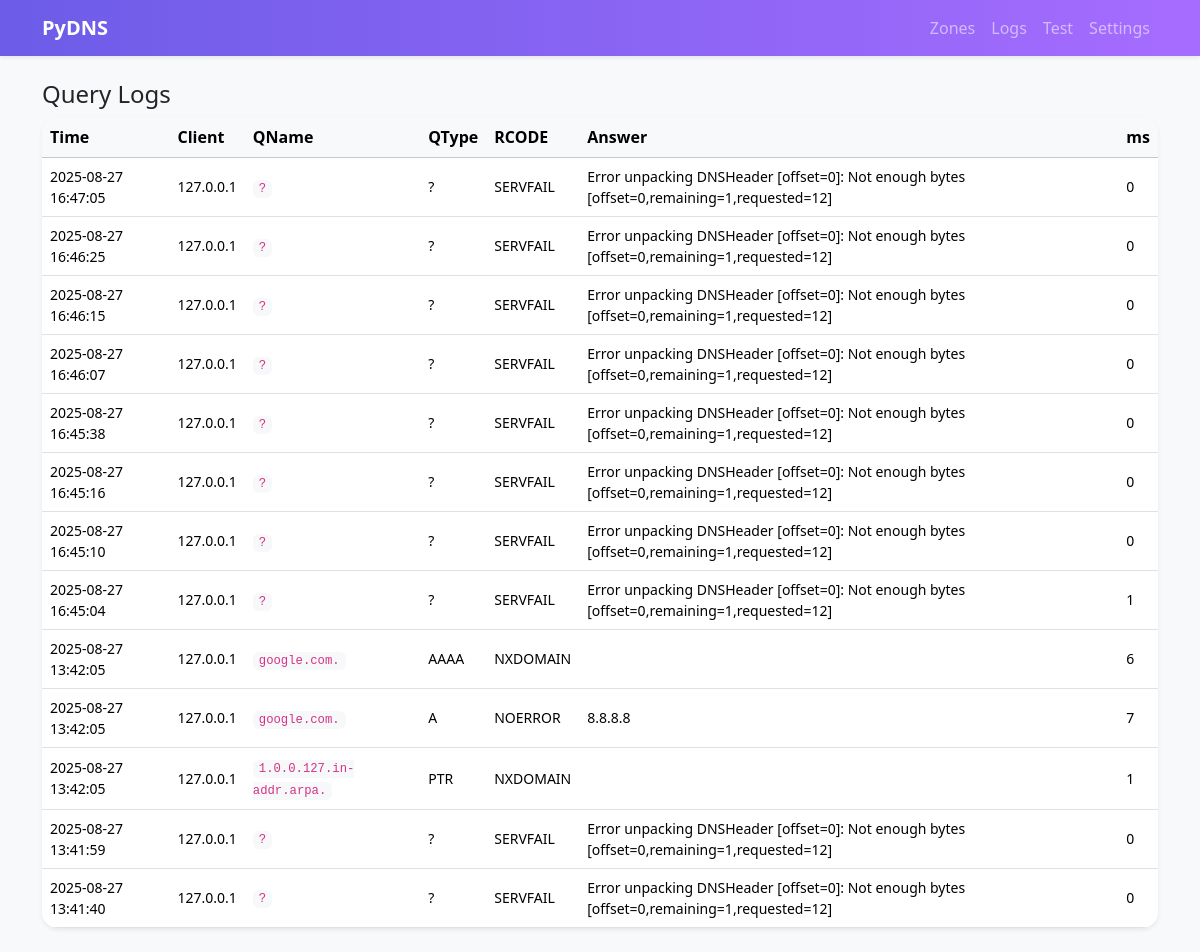
Page /logs on the committed database.
### tables this page shows
CREATE TABLE logs(
            id INTEGER PRIMARY KEY AUTOINCREMENT,
            ts DATETIME DEFAULT CURRENT_TIMESTAMP,
            client_ip TEXT,
            qname TEXT,
            qtype TEXT,
            rcode TEXT,
            answer TEXT,
            duration_ms INTEGER
        );

### app.py (the view)
@app.route("/logs")
def logs():
    conn = get_db()
    rows = conn.execute("SELECT * FROM logs ORDER BY id DESC LIMIT 200").fetchall()
    return render_template("logs.html", rows=rows)

### app.py (called while the page is built)
def get_db():
    conn = sqlite3.connect(DB_PATH, check_same_thread=False)
    conn.row_factory = sqlite3.Row
    return conn

### templates/logs.html (shortened to what this page needs)
{% extends "base.html" %}
{% block content %}
<h1 class="h4">Query Logs</h1>
<div class="bg-white rounded-3 shadow-sm p-0 overflow-hidden">
<table class="table table-hover align-middle mb-0" id="logtable">
  <thead class="table-light">
    <tr><th>Time</th><th>Client</th><th>QName</th><th>QType</th><th>RCODE</th><th>Answer</th><th>ms</th></tr>
  </thead>
  <tbody>
    {% for r in rows %}
    <tr>
      <td class="small">{{ r.ts }}</td>
      <td class="small">{{ r.client_ip }}</td>
      <td class="small"><code>{{ r.qname }}</code></td>
      <td class="small">{{ r.qtype }}</td>
      <td class="small">{{ r.rcode }}</td>
      <td class="small">{{ r.answer }}</td>
      <td class="small">{{ r.duration_ms }}</td>
    </tr>
    {% endfor %}
  </tbody>
</table>
</div>
{% endblock %}

### static/styles.css (style rules this page uses)
body { --bs-primary: #6c5ce7; }
.card, .toast, .bg-white { border-radius: 1rem !important; }
code { background: #f6f8fa; padding: 2px 6px; border-radius: 6px; }

### rows in the picture
logs: ts "2025-08-27 16:47:05", client_ip "127.0.0.1", qname "?", qtype "?", rcode "SERVFAIL", answer "Error unpacking DNSHeader [offset=0]: Not enough bytes [offset=0,remaining=1,requested=12]", duration_ms "0"
logs: ts "2025-08-27 16:46:25", client_ip "127.0.0.1", qname "?", qtype "?", rcode "SERVFAIL", answer "Error unpacking DNSHeader [offset=0]: Not enough bytes [offset=0,remaining=1,requested=12]", duration_ms "0"
logs: ts "2025-08-27 16:46:15", client_ip "127.0.0.1", qname "?", qtype "?", rcode "SERVFAIL", answer "Error unpacking DNSHeader [offset=0]: Not enough bytes [offset=0,remaining=1,requested=12]", duration_ms "0"
logs: ts "2025-08-27 16:46:07", client_ip "127.0.0.1", qname "?", qtype "?", rcode "SERVFAIL", answer "Error unpacking DNSHeader [offset=0]: Not enough bytes [offset=0,remaining=1,requested=12]", duration_ms "0"
logs: ts "2025-08-27 16:45:38", client_ip "127.0.0.1", qname "?", qtype "?", rcode "SERVFAIL", answer "Error unpacking DNSHeader [offset=0]: Not enough bytes [offset=0,remaining=1,requested=12]", duration_ms "0"
logs: ts "2025-08-27 16:45:16", client_ip "127.0.0.1", qname "?", qtype "?", rcode "SERVFAIL", answer "Error unpacking DNSHeader [offset=0]: Not enough bytes [offset=0,remaining=1,requested=12]", duration_ms "0"
logs: ts "2025-08-27 16:45:10", client_ip "127.0.0.1", qname "?", qtype "?", rcode "SERVFAIL", answer "Error unpacking DNSHeader [offset=0]: Not enough bytes [offset=0,remaining=1,requested=12]", duration_ms "0"
logs: ts "2025-08-27 16:45:04", client_ip "127.0.0.1", qname "?", qtype "?", rcode "SERVFAIL", answer "Error unpacking DNSHeader [offset=0]: Not enough bytes [offset=0,remaining=1,requested=12]", duration_ms "1"
logs: ts "2025-08-27 13:42:05", client_ip "127.0.0.1", qname "google.com.", qtype "AAAA", rcode "NXDOMAIN", duration_ms "6"
logs: ts "2025-08-27 13:42:05", client_ip "127.0.0.1", qname "google.com.", qtype "A", rcode "NOERROR", answer "8.8.8.8", duration_ms "7"
logs: ts "2025-08-27 13:42:05", client_ip "127.0.0.1", qname "1.0.0.127.in-addr.arpa.", qtype "PTR", rcode "NXDOMAIN", duration_ms "1"
logs: ts "2025-08-27 13:41:59", client_ip "127.0.0.1", qname "?", qtype "?", rcode "SERVFAIL", answer "Error unpacking DNSHeader [offset=0]: Not enough bytes [offset=0,remaining=1,requested=12]", duration_ms "0"
logs: ts "2025-08-27 13:41:40", client_ip "127.0.0.1", qname "?", qtype "?", rcode "SERVFAIL", answer "Error unpacking DNSHeader [offset=0]: Not enough bytes [offset=0,remaining=1,requested=12]", duration_ms "0"
